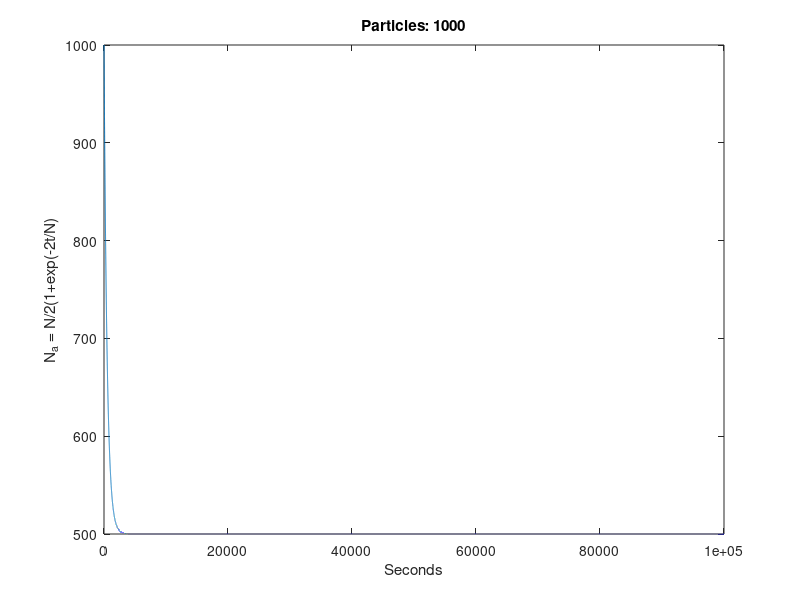
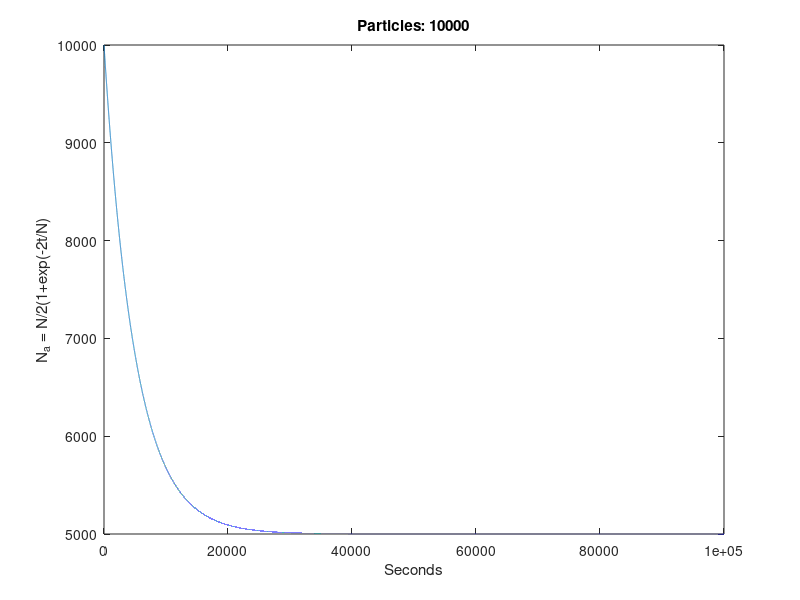
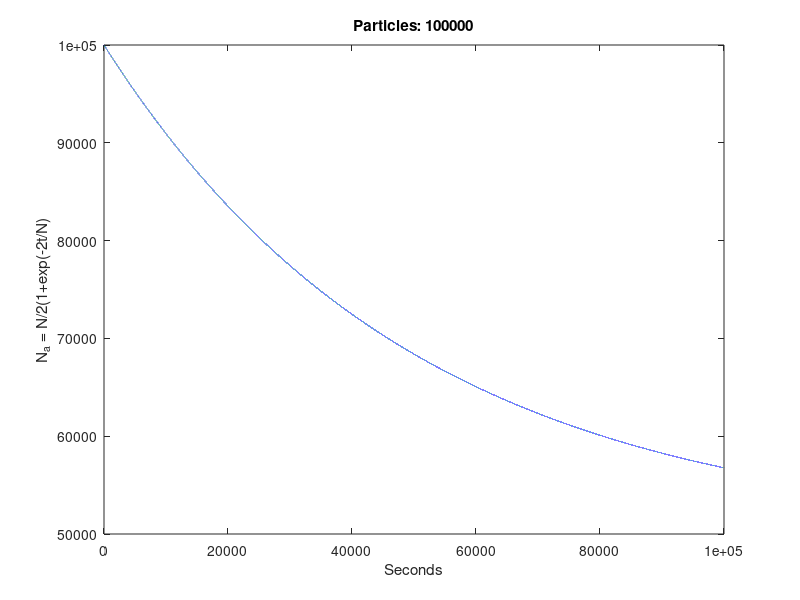
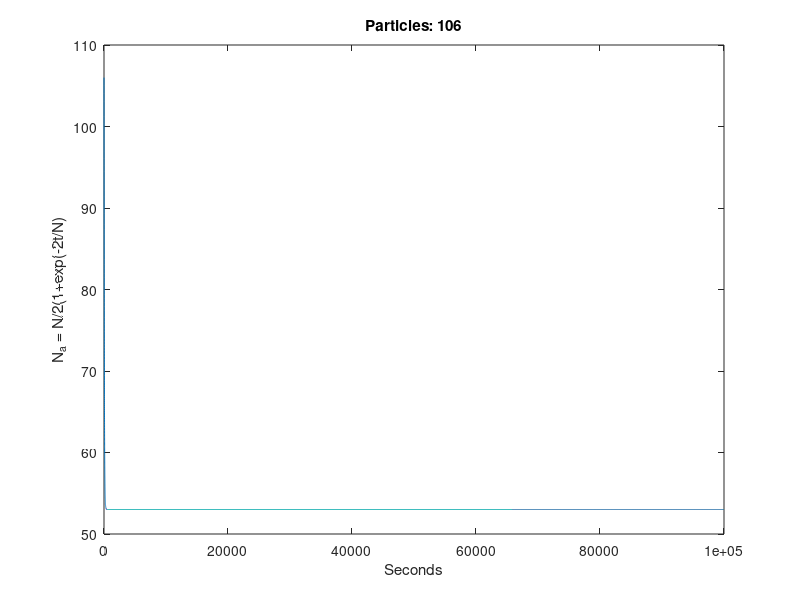

The MATLAB script that drew these images, in order:
% exe2
% Koutsopoulos Nikos
% AEM 14689
% C2019

clear
tic   % Clock starts
%% N_a function
t = 0 : 1 : 100000;
%%% plot of N_a function, Plot settings are in figure()
    %% 1k particles
N1 = 1000;                                                                 
N_a = N1/2 *(1+exp(-2*t/N1));
figure();
plot(t,N_a);
title(['Particles: ',num2str(N1)]);
xlabel('Seconds');
ylabel('N_a = N/2(1+exp(-2t/N)');
%% 10k particles
N2 = 10000;                                                                
N_a = N2/2 *(1+exp(-2*t/N2));
figure();
plot(t,N_a);
title(['Particles: ',num2str(N2)]);
xlabel('Seconds');
ylabel('N_a = N/2(1+exp(-2t/N)');
%% 100k particles
N3 = 100000;                                                               
N_a = N3/2 *(1+exp(-2*t/N3));
figure();
plot(t,N_a);
title(['Particles: ',num2str(N3)]);
xlabel('Seconds');
ylabel('N_a = N/2(1+exp(-2t/N)');
%% Plot axes and title settings
X = ('Proccessor used: i3 - 4160 at 3,6 GHz. ');
disp(X);
toc                  % Clock stops                                                  
%  Second half
%% Input for Name and Surname: 
prompt = 'Please enter your Name: ';
ON = input(prompt,'s');
prompt ='Please enter your Surname: ';
EP = input(prompt,'s');
%% Turn characters to ascii
double(ON);
double(EP);
son = sum(ON);
sep = sum(EP);
%% Check for the bigger number
if son >= sep                                                              % N2/N1 check
    L = sep/son;
else
    L = son/sep;
end
%% N = N_1 + N_2 
N4 = son + sep;
Y = ['Number of particles: N = N1 + N2 = ',num2str(N4)];
disp(Y)
%% Plot for N_1 + N_2
sep = N4/2 * (1+exp(-2*t/N4));
figure(4)
plot(t,sep);
title(['Particles: ',num2str(N4)]);
xlabel('Seconds');
ylabel('N_a = N/2(1+exp(-2t/N)');